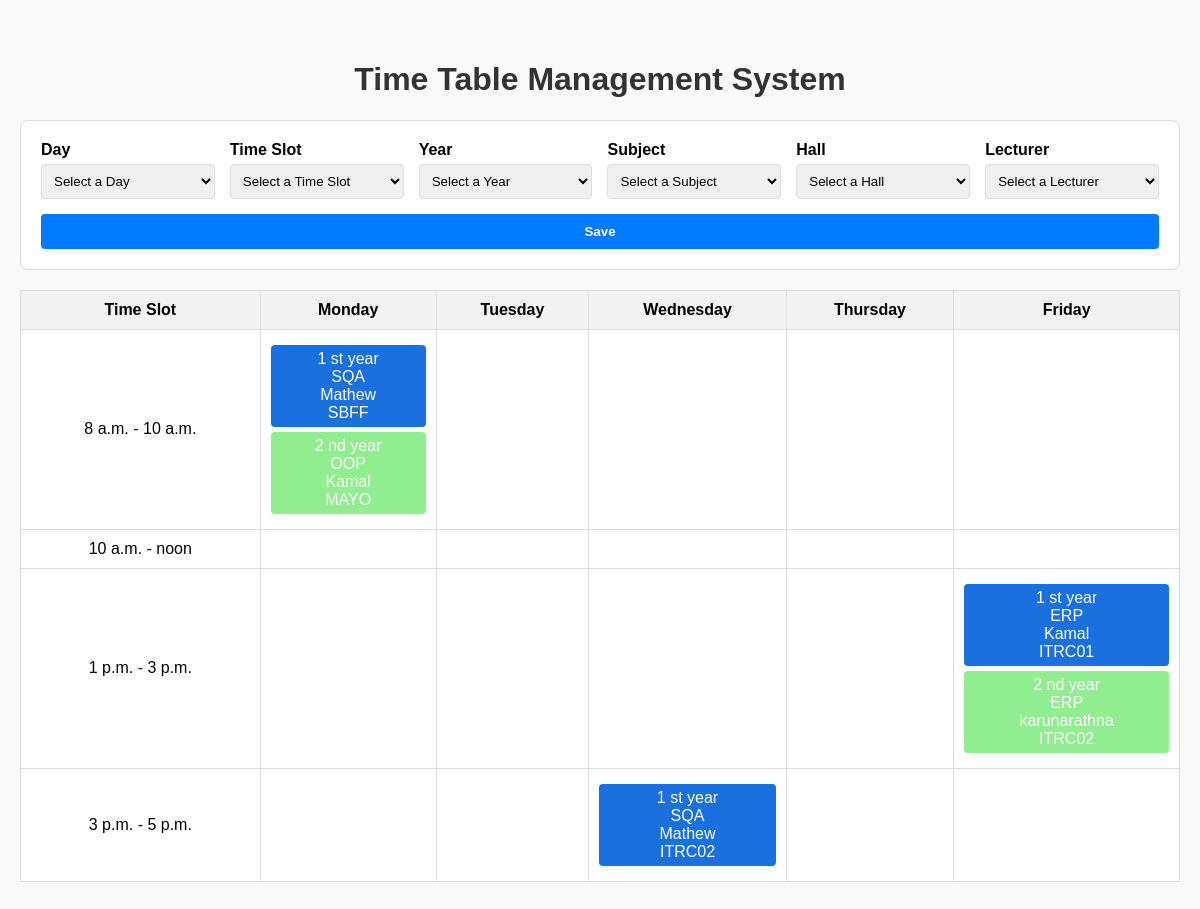
/dashboard/, run on the app's committed database.
### timetable/models.py (models this page shows, shortened)
class TimeSlot(models.Model):
    start_time = models.TimeField()
    end_time = models.TimeField()

class Schedule(models.Model):
    day = models.CharField(
        max_length=10,
        choices=[
            ("Monday", "Monday"),
            ("Tuesday", "Tuesday"),
            ("Wednesday", "Wednesday"),
            ("Thursday", "Thursday"),
            ("Friday", "Friday"),
        ]
    )
    timeslot = models.ForeignKey('TimeSlot', on_delete=models.CASCADE)
    year = models.ForeignKey('Year', on_delete=models.CASCADE)
    subject = models.ForeignKey('Subject', on_delete=models.CASCADE)
    hall = models.ForeignKey('Hall', on_delete=models.CASCADE)
    lecturer = models.ForeignKey('Lecturer', on_delete=models.CASCADE)
    class Meta:
        constraints = [
            models.UniqueConstraint(fields=['day', 'timeslot', 'year'], name='unique_schedule_per_timeslot'),
            models.UniqueConstraint(fields=['day', 'timeslot', 'lecturer'], name='unique_lecturer_per_timeslot'),
            models.UniqueConstraint(fields=['day', 'timeslot', 'hall'], name='unique_hall_per_timeslot'),
        ]

class Year(models.Model):
    name = models.CharField(max_length=20)

class Subject(models.Model):
    subject_code = models.CharField(max_length=10, unique=True)  # Subject code added
    name = models.CharField(max_length=50)

class Lecturer(models.Model):
    name = models.CharField(max_length=100)
    email = models.EmailField(unique=True)
    role = models.CharField(max_length=100)

class Hall(models.Model):
    name = models.CharField(max_length=20)  # Hall name

### timetable/views.py (the view)
# urls.py: path('dashboard/', views.dashboard_view, name='dashboard'),
def dashboard_view(request):
    lecturers = Lecturer.objects.all()  # Get all lecturers
    time_slots = TimeSlot.objects.all()
    years = Year.objects.all()
    subjects = Subject.objects.all()
    halls = Hall.objects.all()
    schedules = Schedule.objects.all().order_by('year__name', 'timeslot__start_time')
    days = ["Monday", "Tuesday", "Wednesday", "Thursday", "Friday"]
    context = {
        'lecturers': lecturers,  # Pass lecturers to the template
        'time_slots': time_slots,
        'years': years,
        'subjects': subjects,
        'halls': halls,
        'schedules': schedules,
        'days': days,
    }
    return render(request, 'dashboard.html', context)

### timetable/templates/dashboard.html (shortened to what this page needs)
<!DOCTYPE html>
<html lang="en">
<head>
</head>
<body style="font-family: Arial, sans-serif; background-color: #f9f9f9; margin: 0; padding: 0;">
    <div style="max-width: 1200px; margin: 20px auto; padding: 20px;">
        <h1 style="text-align: center; color: #333;">Time Table Management System</h1>
        <form method="post" action="{% url 'add_schedule' %}" style="margin-bottom: 20px; padding: 20px; background-color: #fff; border: 1px solid #ddd; border-radius: 8px;">
            <div style="display: flex; flex-wrap: wrap; gap: 15px;">
                <div style="flex: 1; min-width: 150px;">
                    <label for="day" style="display: block; font-weight: bold; margin-bottom: 5px;">Day</label>
                    <select name="day" id="day" required style="width: 100%; padding: 8px; border: 1px solid #ddd; border-radius: 4px;">
                        <option value="" disabled selected>Select a Day</option>
                    </select>
                </div>
                <div style="flex: 1; min-width: 150px;">
                    <label for="timeslot" style="display: block; font-weight: bold; margin-bottom: 5px;">Time Slot</label>
                    <select name="timeslot" id="timeslot" required style="width: 100%; padding: 8px; border: 1px solid #ddd; border-radius: 4px;">
                        <option value="" disabled selected>Select a Time Slot</option>
                    </select>
                </div>
                <div style="flex: 1; min-width: 150px;">
                    <label for="year" style="display: block; font-weight: bold; margin-bottom: 5px;">Year</label>
                    <select name="year" id="year" required style="width: 100%; padding: 8px; border: 1px solid #ddd; border-radius: 4px;">
                        <option value="" disabled selected>Select a Year</option>
                    </select>
                </div>
                <div style="flex: 1; min-width: 150px;">
                    <label for="subject" style="display: block; font-weight: bold; margin-bottom: 5px;">Subject</label>
                    <select name="subject" id="subject" required style="width: 100%; padding: 8px; border: 1px solid #ddd; border-radius: 4px;">
                        <option value="" disabled selected>Select a Subject</option>
                    </select>
                </div>
                <div style="flex: 1; min-width: 150px;">
                    <label for="hall" style="display: block; font-weight: bold; margin-bottom: 5px;">Hall</label>
                    <select name="hall" id="hall" required style="width: 100%; padding: 8px; border: 1px solid #ddd; border-radius: 4px;">
                        <option value="" disabled selected>Select a Hall</option>
                    </select>
                </div>
                <div style="flex: 1; min-width: 150px;">
                    <label for="lecturer" style="display: block; font-weight: bold; margin-bottom: 5px;">Lecturer</label>
                    <select name="lecturer" id="lecturer" required style="width: 100%; padding: 8px; border: 1px solid #ddd; border-radius: 4px;">
                        <option value="" disabled selected>Select a Lecturer</option>
                    </select>
                </div>
                <div style="flex: 1; min-width: 150px;">
                    <button type="submit" style="width: 100%; padding: 10px; background-color: #007bff; color: #fff; border: none; border-radius: 4px; font-weight: bold; cursor: pointer;">
                        Save
                    </button>
                </div>
            </div>
        </form>
        <table style="width: 100%; border-collapse: collapse; background-color: #fff; border: 1px solid #ddd;">
            <thead>
                <tr>
                    <th style="padding: 10px; background-color: #f2f2f2; border: 1px solid #ddd;">Time Slot</th>
                    {% for day in days %}
                    <th style="padding: 10px; background-color: #f2f2f2; border: 1px solid #ddd; text-align: center;">{{ day }}</th>
                    {% endfor %}
                </tr>
            </thead>
            <tbody>
                {% for time_slot in time_slots %}
                <tr>
                    <td style="padding: 10px; border: 1px solid #ddd; text-align: center;">{{ time_slot.start_time }} - {{ time_slot.end_time }}</td>
                    {% for day in days %}
                    <td style="padding: 10px; border: 1px solid #ddd; text-align: center; vertical-align: top;">
                        {% for schedule in schedules %}
                            {% if schedule.timeslot.id == time_slot.id and schedule.day == day %}
                            <div
    class="{% if schedule.year.name == '1 st year' %}year-1st
           {% elif schedule.year.name == '2 nd year' %}year-2nd
           {% elif schedule.year.name == '3 rd year' %}year-3rd
           {% elif schedule.year.name == '4 th year' %}year-4th{% endif %}"
    style="padding: 5px; margin: 5px 0; border-radius: 4px; cursor: pointer; color: white;"
    onclick="openEditDialog(
        '{{ schedule.id }}',
        '{{ schedule.day }}',
        '{{ schedule.timeslot.id }}',
        '{{ schedule.year.id }}',
        '{{ schedule.subject.id }}',
        '{{ schedule.hall.id }}',
        '{{ schedule.lecturer.id }}'
    )">
    {{ schedule.year.name }}<br>{{ schedule.subject.name }}<br>{{ schedule.lecturer.name }}<br>{{ schedule.hall.name }}
</div>
                            {% endif %}
                        {% endfor %}
                    </td>
                    {% endfor %}
                </tr>
                {% endfor %}
            </tbody>
        </table>
    </div>
</body>
</html>

### timetable/templates/dashboard.html (style rules this page uses)
.year-1st { background-color: #1b70df; }
.year-2nd { background-color: lightgreen; }

### data on the page
TimeSlot: start_time "8 a.m.", end_time "10 a.m."
Schedule: year.name "1 st year", subject.name "SQA", lecturer.name "Mathew", hall.name "SBFF"
Schedule: year.name "2 nd year", subject.name "OOP", lecturer.name "Kamal", hall.name "MAYO"
TimeSlot: start_time "10 a.m.", end_time "noon"
TimeSlot: start_time "1 p.m.", end_time "3 p.m."
Schedule: year.name "1 st year", subject.name "ERP", lecturer.name "Kamal", hall.name "ITRC01"
Schedule: year.name "2 nd year", subject.name "ERP", lecturer.name "karunarathna", hall.name "ITRC02"
TimeSlot: start_time "3 p.m.", end_time "5 p.m."
Schedule: year.name "1 st year", subject.name "SQA", lecturer.name "Mathew", hall.name "ITRC02"

### other printed values
{{ day }} "Monday" "Tuesday" "Wednesday" "Thursday" "Friday"
